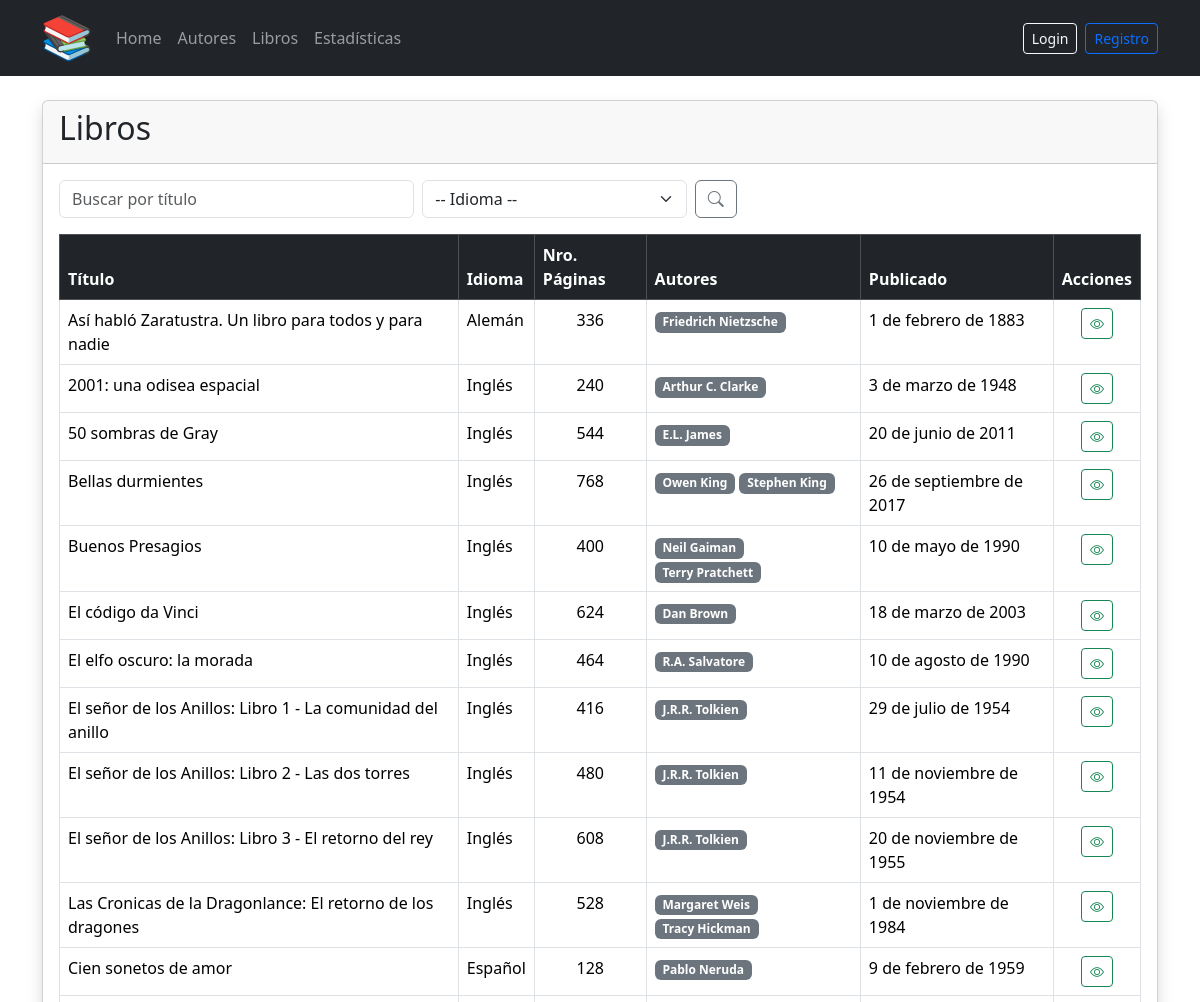
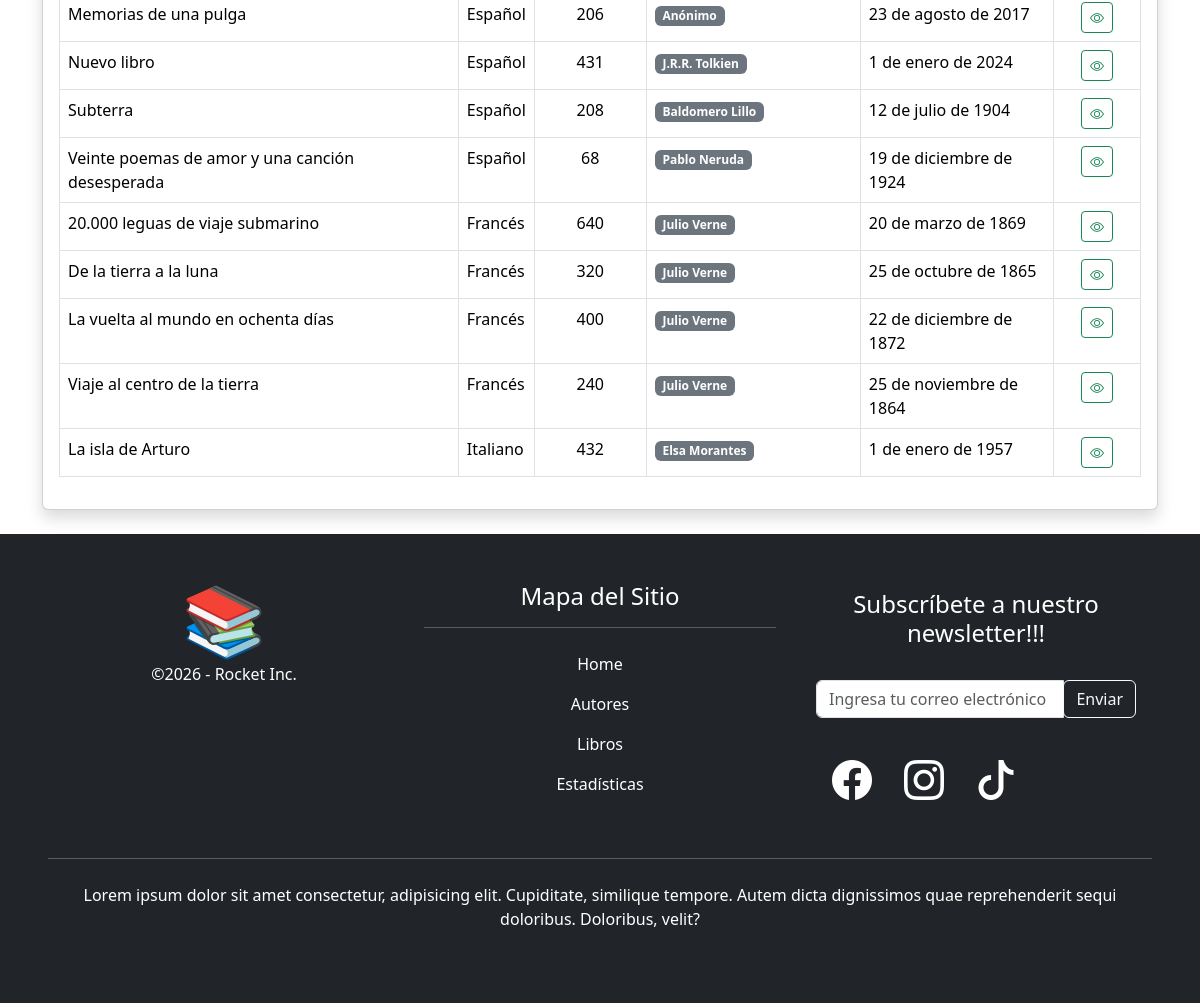
The app's page /libros/ with its own data (2 pictures, top to bottom).
### core/models.py (models this page shows, shortened)
class Libro(models.Model):
    IDIOMAS = [
        ('EN','Inglés'),
        ('ES','Español'),
        ('DE','Alemán'),
        ('FR','Francés'),
        ('PT','Portugués'),
        ('IT','Italiano'),
    ]
    titulo = models.CharField(max_length=250)
    fecha_publicacion = models.DateField()
    idioma = models.CharField(max_length=2,choices=IDIOMAS)
    paginas = models.PositiveIntegerField(verbose_name='páginas',default=0)
    autores = models.ManyToManyField(Autor,related_name='libros')
    class Meta:
        verbose_name = 'libro'
        verbose_name_plural = 'libros'
        ordering = ['idioma','titulo']

class Autor(models.Model):
    autor = models.CharField(max_length=100,verbose_name="Autor")
    pais = models.CharField(max_length=100,verbose_name="País")
    class Meta:
        verbose_name = 'autor'
        verbose_name_plural = 'autores'
        ordering = ['autor']

### core/views.py (the view)
# urls.py: path('libros/',LibroListView.as_view(),name='libro_list'),
class LibroListView(ListView):
    model = Libro
    template_name = 'core/libro/libro_list.html'
    context_object_name = 'libros'
    def get_queryset(self):
        qs = super().get_queryset()
        titulo = self.request.GET.get('titulo')
        idioma = self.request.GET.get('idioma')
        if titulo:
            qs = qs.filter(titulo__icontains=titulo)
        if idioma:
            qs = qs.filter(idioma=idioma)
        return qs
    def get_context_data(self, **kwargs):
        context =  super().get_context_data(**kwargs)
        context['form'] = LibroForm()
        return context

### core/forms.py (shortened to what this page needs)
class LibroForm(forms.ModelForm):
    fecha_publicacion = forms.CharField(
        widget=forms.TextInput(attrs={'class': 'form-control','placeholder': 'dd/mm/yyyy'})
    )
    class Meta:
        model = Libro
        fields = '__all__'
        widgets = {
            'titulo': forms.TextInput(attrs={'class':'form-control'}),
            'idioma':forms.Select(attrs={'class':'form-control'}),
            'paginas': forms.NumberInput(attrs={'class':'form-control'}),
            'autores': forms.SelectMultiple(attrs={'class':'form-control','size':10})
        }
    def __init__(self, *args, **kwargs):
        super().__init__(*args, **kwargs)
        if self.instance.pk and self.instance.fecha_publicacion:
            self.initial['fecha_publicacion'] = (self.instance.fecha_publicacion.strftime('%d/%m/%Y'))

### core/templates/core/libro/libro_list.html (shortened to what this page needs)
{% extends 'core/base.html' %}
{% load static %}
{% block content %}
<div class="container my-4 rounded">
    <div class="card shadow">
        <div class="card-header">
            <h2>Libros</h2>
        </div>
        <div class="card-body">
            <form method="get" class="row g-2 mb-3">
                <div class="col-md-4">
                    <input type="text" name="titulo" class="form-control" placeholder="Buscar por título" value="{{ request.GET.titulo }}">
                </div>
                <div class="col-md-3">
                    <select name="idioma" id="idioma" class="form-select">
                        <option value="">-- Idioma --</option>
                    </select>
                </div>
                <div class="col-md-5">
                    <button class="btn btn-outline-secondary">
                        <i class="bi bi-search"></i>
                    </button>
                </div>
            </form>
            <div class="table-responsive">
                <table class="table table-bordered table-hover">
                    <thead class="table-dark">
                        <tr>
                            <th>Título</th>
                            <th>Idioma</th>
                            <th>Nro. Páginas</th>
                            <th>Autores</th>
                            <th>Publicado</th>
                            <th class="text-center">Acciones</th>
                        </tr>
                    </thead>
                    <tbody>
                        {% for libro in libros %}
                        <tr>
                            <td>{{ libro.titulo }}</td>
                            <td>{{ libro.get_idioma_display }}</td>
                            <td class="text-center">{{ libro.paginas }}</td>
                            <td>
                                {% for autor in libro.autores.all %}
                                <span class="badge bg-secondary">{{ autor.autor }}</span>
                                {% empty %}
                                <span class="text-muted">Sin autores</span>
                                {% endfor %}
                            </td>
                            <td>{{ libro.fecha_publicacion }}</td>
                            <td class="text-center">
                                <a href="{% url 'libro_detail' libro.id %}" class="btn btn-outline-success btn-sm">
                                    <i class="bi bi-eye"></i>
                                </a>
                            </td>
                        </tr>
                        {% endfor %}
                    </tbody>
                </table>
            </div>
        </div>
    </div>
</div>
{% endblock %}

### records on screen
Libro: titulo "Así habló Zaratustra. Un libro para todos y para nadie", idioma "Alemán", paginas "336", fecha_publicacion "1 de febrero de 1883"
Autor: autor "Friedrich Nietzsche"
Libro: titulo "2001: una odisea espacial", idioma "Inglés", paginas "240", fecha_publicacion "3 de marzo de 1948"
Autor: autor "Arthur C. Clarke"
Libro: titulo "50 sombras de Gray", idioma "Inglés", paginas "544", fecha_publicacion "20 de junio de 2011"
Autor: autor "E.L. James"
Libro: titulo "Bellas durmientes", idioma "Inglés", paginas "768", fecha_publicacion "26 de septiembre de 2017"
Autor: autor "Owen King"
Autor: autor "Stephen King"
Libro: titulo "Buenos Presagios", idioma "Inglés", paginas "400", fecha_publicacion "10 de mayo de 1990"
Autor: autor "Neil Gaiman"
Autor: autor "Terry Pratchett"
Libro: titulo "El código da Vinci", idioma "Inglés", paginas "624", fecha_publicacion "18 de marzo de 2003"
Autor: autor "Dan Brown"
Libro: titulo "El elfo oscuro: la morada", idioma "Inglés", paginas "464", fecha_publicacion "10 de agosto de 1990"
Autor: autor "R.A. Salvatore"
Libro: titulo "El señor de los Anillos: Libro 1 - La comunidad del anillo", idioma "Inglés", paginas "416", fecha_publicacion "29 de julio de 1954"
Autor: autor "J.R.R. Tolkien"
Libro: titulo "El señor de los Anillos: Libro 2 - Las dos torres", idioma "Inglés", paginas "480", fecha_publicacion "11 de noviembre de 1954"
Libro: titulo "El señor de los Anillos: Libro 3 - El retorno del rey", idioma "Inglés", paginas "608", fecha_publicacion "20 de noviembre de 1955"
Libro: titulo "Las Cronicas de la Dragonlance: El retorno de los dragones", idioma "Inglés", paginas "528", fecha_publicacion "1 de noviembre de 1984"
Autor: autor "Margaret Weis"
Autor: autor "Tracy Hickman"
Libro: titulo "Cien sonetos de amor", idioma "Español", paginas "128", fecha_publicacion "9 de febrero de 1959"
Autor: autor "Pablo Neruda"
Libro: titulo "Memorias de una pulga", idioma "Español", paginas "206", fecha_publicacion "23 de agosto de 2017"
Autor: autor "Anónimo"
Libro: titulo "Nuevo libro", idioma "Español", paginas "431", fecha_publicacion "1 de enero de 2024"
Libro: titulo "Subterra", idioma "Español", paginas "208", fecha_publicacion "12 de julio de 1904"
Autor: autor "Baldomero Lillo"
Libro: titulo "Veinte poemas de amor y una canción desesperada", idioma "Español", paginas "68", fecha_publicacion "19 de diciembre de 1924"
Libro: titulo "20.000 leguas de viaje submarino", idioma "Francés", paginas "640", fecha_publicacion "20 de marzo de 1869"
Autor: autor "Julio Verne"
Libro: titulo "De la tierra a la luna", idioma "Francés", paginas "320", fecha_publicacion "25 de octubre de 1865"
Libro: titulo "La vuelta al mundo en ochenta días", idioma "Francés", paginas "400", fecha_publicacion "22 de diciembre de 1872"
Libro: titulo "Viaje al centro de la tierra", idioma "Francés", paginas "240", fecha_publicacion "25 de noviembre de 1864"
Libro: titulo "La isla de Arturo", idioma "Italiano", paginas "432", fecha_publicacion "1 de enero de 1957"
Autor: autor "Elsa Morantes"
